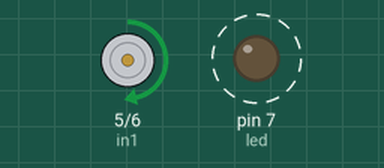
A sketch run on a simulated Arduino Uno, built with avr-gcc and run on an emulated ATmega328P. On the bench: motor-driver pin pairs drawn as motors (green arrow = first pin HIGH = forward, orange = second pin HIGH = backward, longer = more drive), output pins drawn as LEDs (lit = HIGH). Dashed ring = blinking.

Above: at 0.2 s.
Timing chart, 0 to 3.0 s (numbered marks = the images above):
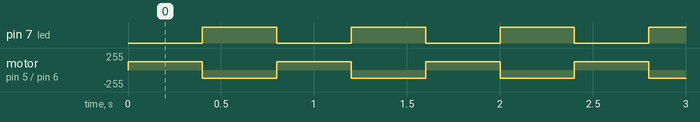

Measured:
- by itself, pin 7 (led): alternates HIGH for 0.40 s and LOW for 0.40 s
- by itself, motor on pin 5 (in1) / pin 6 (in2): alternates forward 125/255 for 0.40 s and backward 125/255 for 0.40 s

The sketch:

FeCl3_agitator.ino
```cpp
int in1 = 5;
int in2 = 6;
int led = 7;
void setup() {
  // put your setup code here, to run once:
  pinMode(in1,OUTPUT);
  pinMode(in2,OUTPUT);
  pinMode(led,OUTPUT);

  digitalWrite(in1,LOW);
  digitalWrite(in2,LOW);
  digitalWrite(led,HIGH);
}

void loop() {
  // put your main code here, to run repeatedly
  analogWrite(in1,125);
  analogWrite(in2,0);
  digitalWrite(led,LOW);
  delay(400);

  analogWrite(in1,0);
  analogWrite(in2,125);
  digitalWrite(led,HIGH);
  delay(400);
}
```
